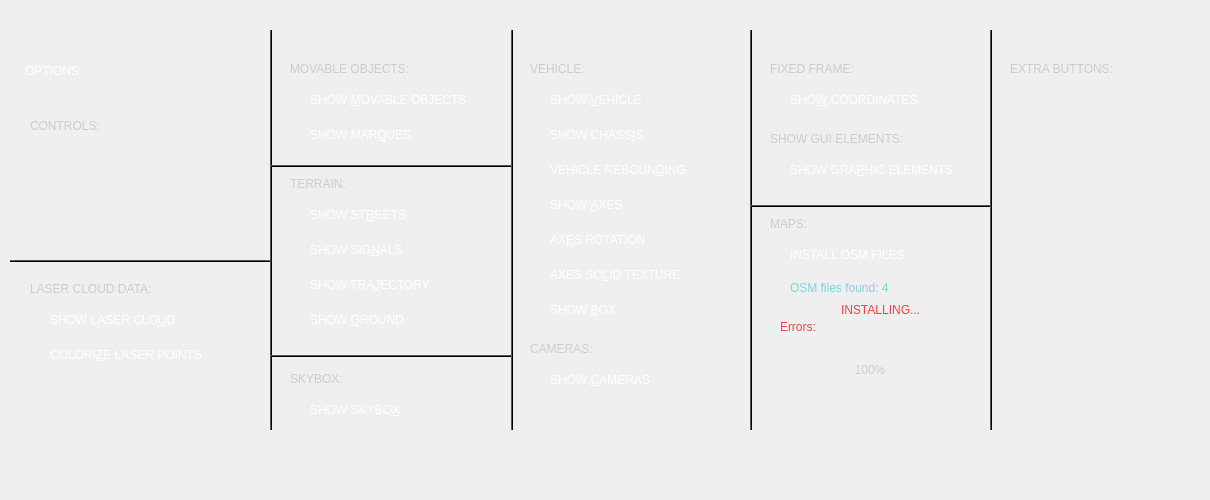
          <widget class="QWidget" name="f_options_contents">
           <property name="geometry">
            <rect>
             <x>0</x>
             <y>0</y>
             <width>1210</width>
             <height>500</height>
            </rect>
           </property>
           <widget class="QFrame" name="cen_opt">
            <property name="geometry">
             <rect>
              <x>0</x>
              <y>30</y>
              <width>1210</width>
              <height>400</height>
             </rect>
            </property>
            <property name="styleSheet">
             <string notr="true">QPushButton{
background:#000 url(:/images/on_off) right top no-repeat;
border-radius:4px;
color:#fff;
padding:0 0 0 10px;
text-align:left;
 }
QPushButton:pressed {
 background:#fff url(:/images/on_off) right top no-repeat;  
 color:#000;
}
QPushButton:click {
 background:#fff url(:/images/on_off) right top no-repeat;  
color:#000;
 }
QPushButton:hover:!pressed {
 background:#8ec1e7 url(:/images/on_off) right top no-repeat; 
color:#000;
 }
QLabel{
color:#CCC;
}</string>
            </property>
            <property name="frameShape">
             <enum>QFrame::NoFrame</enum>
            </property>
            <property name="frameShadow">
             <enum>QFrame::Plain</enum>
            </property>
            <widget class="Line" name="v_line_options">
             <property name="geometry">
              <rect>
               <x>270</x>
               <y>0</y>
               <width>2</width>
               <height>400</height>
              </rect>
             </property>
             <property name="styleSheet">
              <string notr="true">background:#000;
border:1px solid #555;
border-right:0px;
border-top:0px;
border-bottom:0px;</string>
             </property>
             <property name="orientation">
              <enum>Qt::Vertical</enum>
             </property>
            </widget>
            <widget class="QLabel" name="lb_laser">
             <property name="geometry">
              <rect>
               <x>30</x>
               <y>250</y>
               <width>121</width>
               <height>17</height>
              </rect>
             </property>
             <property name="text">
              <string>LASER CLOUD DATA:</string>
             </property>
            </widget>
            <widget class="QLabel" name="lb_title">
             <property name="geometry">
              <rect>
               <x>25</x>
               <y>20</y>
               <width>211</width>
               <height>41</height>
              </rect>
             </property>
             <property name="styleSheet">
              <string notr="true">color:#fff;</string>
             </property>
             <property name="text">
              <string>OPTIONS</string>
             </property>
            </widget>
            <widget class="QLabel" name="lb_movables">
             <property name="geometry">
              <rect>
               <x>290</x>
               <y>30</y>
               <width>121</width>
               <height>17</height>
              </rect>
             </property>
             <property name="text">
              <string>MOVABLE OBJECTS:</string>
             </property>
            </widget>
            <widget class="QPushButton" name="b_movables">
             <property name="geometry">
              <rect>
               <x>300</x>
               <y>55</y>
               <width>180</width>
               <height>30</height>
              </rect>
             </property>
             <property name="cursor">
              <cursorShape>PointingHandCursor</cursorShape>
             </property>
             <property name="focusPolicy">
              <enum>Qt::NoFocus</enum>
             </property>
             <property name="text">
              <string>SHOW &amp;MOVABLE OBJECTS</string>
             </property>
             <property name="shortcut">
              <string>M</string>
             </property>
             <property name="flat">
              <bool>true</bool>
             </property>
            </widget>
            <widget class="Line" name="h_line_options">
             <property name="geometry">
              <rect>
               <x>271</x>
               <y>135</y>
               <width>240</width>
               <height>2</height>
              </rect>
             </property>
             <property name="styleSheet">
              <string notr="true">background:#000;
border:1px solid #555;
border-right:0px;
border-left:0px;
border-bottom:0px;</string>
             </property>
             <property name="orientation">
              <enum>Qt::Horizontal</enum>
             </property>
            </widget>
            <widget class="QLabel" name="lb_maps">
             <property name="geometry">
              <rect>
               <x>290</x>
               <y>145</y>
               <width>121</width>
               <height>17</height>
              </rect>
             </property>
             <property name="text">
              <string>TERRAIN:</string>
             </property>
            </widget>
            <widget class="QPushButton" name="b_streets">
             <property name="geometry">
              <rect>
               <x>300</x>
               <y>170</y>
               <width>180</width>
               <height>30</height>
              </rect>
             </property>
             <property name="cursor">
              <cursorShape>PointingHandCursor</cursorShape>
             </property>
             <property name="focusPolicy">
              <enum>Qt::NoFocus</enum>
             </property>
             <property name="text">
              <string>SHOW ST&amp;REETS</string>
             </property>
             <property name="shortcut">
              <string>R</string>
             </property>
             <property name="flat">
              <bool>true</bool>
             </property>
            </widget>
            <widget class="QPushButton" name="b_signals">
             <property name="geometry">
              <rect>
               <x>300</x>
               <y>205</y>
               <width>180</width>
               <height>30</height>
              </rect>
             </property>
             <property name="cursor">
              <cursorShape>PointingHandCursor</cursorShape>
             </property>
             <property name="focusPolicy">
              <enum>Qt::NoFocus</enum>
             </property>
             <property name="text">
              <string>SHOW SIG&amp;NALS</string>
             </property>
             <property name="shortcut">
              <string>N</string>
             </property>
             <property name="flat">
              <bool>true</bool>
             </property>
            </widget>
            <widget class="QPushButton" name="b_lsc">
             <property name="geometry">
              <rect>
               <x>40</x>
               <y>275</y>
               <width>200</width>
               <height>30</height>
              </rect>
             </property>
             <property name="cursor">
              <cursorShape>PointingHandCursor</cursorShape>
             </property>
             <property name="focusPolicy">
              <enum>Qt::NoFocus</enum>
             </property>
             <property name="text">
              <string>SHOW LASER CLO&amp;UD</string>
             </property>
             <property name="shortcut">
              <string>U</string>
             </property>
             <property name="flat">
              <bool>true</bool>
             </property>
            </widget>
            <widget class="QPushButton" name="b_vehicle">
             <property name="geometry">
              <rect>
               <x>540</x>
               <y>55</y>
               <width>180</width>
               <height>30</height>
              </rect>
             </property>
             <property name="cursor">
              <cursorShape>PointingHandCursor</cursorShape>
             </property>
             <property name="focusPolicy">
              <enum>Qt::NoFocus</enum>
             </property>
             <property name="text">
              <string>SHOW &amp;VEHICLE</string>
             </property>
             <property name="shortcut">
              <string>V</string>
             </property>
             <property name="flat">
              <bool>true</bool>
             </property>
            </widget>
            <widget class="QPushButton" name="b_ls_color">
             <property name="geometry">
              <rect>
               <x>40</x>
               <y>310</y>
               <width>200</width>
               <height>30</height>
              </rect>
             </property>
             <property name="cursor">
              <cursorShape>PointingHandCursor</cursorShape>
             </property>
             <property name="focusPolicy">
              <enum>Qt::NoFocus</enum>
             </property>
             <property name="text">
              <string>COLORI&amp;ZE LASER POINTS</string>
             </property>
             <property name="shortcut">
              <string>Z</string>
             </property>
             <property name="flat">
              <bool>true</bool>
             </property>
            </widget>
            <widget class="QPushButton" name="b_trajectory">
             <property name="geometry">
              <rect>
               <x>300</x>
               <y>240</y>
               <width>180</width>
               <height>30</height>
              </rect>
             </property>
             <property name="cursor">
              <cursorShape>PointingHandCursor</cursorShape>
             </property>
             <property name="focusPolicy">
              <enum>Qt::NoFocus</enum>
             </property>
             <property name="text">
              <string>SHOW TRA&amp;JECTORY</string>
             </property>
             <property name="shortcut">
              <string>J</string>
             </property>
             <property name="flat">
              <bool>true</bool>
             </property>
            </widget>
            <widget class="QPushButton" name="b_ground">
             <property name="geometry">
              <rect>
               <x>300</x>
               <y>275</y>
               <width>180</width>
               <height>30</height>
              </rect>
             </property>
             <property name="cursor">
              <cursorShape>PointingHandCursor</cursorShape>
             </property>
             <property name="focusPolicy">
              <enum>Qt::NoFocus</enum>
             </property>
             <property name="text">
              <string>SHOW &amp;GROUND</string>
             </property>
             <property name="shortcut">
              <string>G</string>
             </property>
             <property name="flat">
              <bool>true</bool>
             </property>
            </widget>
            <widget class="Line" name="h_line_options_2">
             <property name="geometry">
              <rect>
               <x>271</x>
               <y>325</y>
               <width>240</width>
               <height>2</height>
              </rect>
             </property>
             <property name="styleSheet">
              <string notr="true">background:#000;
border:1px solid #555;
border-right:0px;
border-left:0px;
border-bottom:0px;</string>
             </property>
             <property name="orientation">
              <enum>Qt::Horizontal</enum>
             </property>
            </widget>
            <widget class="QLabel" name="lb_skybox">
             <property name="geometry">
              <rect>
               <x>290</x>
               <y>340</y>
               <width>121</width>
               <height>17</height>
              </rect>
             </property>
             <property name="text">
              <string>SKYBOX:</string>
             </property>
            </widget>
            <widget class="QPushButton" name="b_skybox">
             <property name="geometry">
              <rect>
               <x>300</x>
               <y>365</y>
               <width>180</width>
               <height>30</height>
              </rect>
             </property>
             <property name="cursor">
              <cursorShape>PointingHandCursor</cursorShape>
             </property>
             <property name="focusPolicy">
              <enum>Qt::NoFocus</enum>
             </property>
             <property name="text">
              <string>SHOW SKYBO&amp;X</string>
             </property>
             <property name="shortcut">
              <string>X</string>
             </property>
             <property name="flat">
              <bool>true</bool>
             </property>
            </widget>
            <widget class="QLabel" name="lb_vehicle">
             <property name="geometry">
              <rect>
               <x>530</x>
               <y>30</y>
               <width>121</width>
               <height>17</height>
              </rect>
             </property>
             <property name="text">
              <string>VEHICLE:</string>
             </property>
            </widget>
            <widget class="QPushButton" name="b_chassis">
             <property name="geometry">
              <rect>
               <x>540</x>
               <y>90</y>
               <width>180</width>
               <height>30</height>
              </rect>
             </property>
             <property name="cursor">
              <cursorShape>PointingHandCursor</cursorShape>
             </property>
             <property name="focusPolicy">
              <enum>Qt::NoFocus</enum>
             </property>
             <property name="text">
              <string>SHOW CHASS&amp;IS</string>
             </property>
             <property name="shortcut">
              <string>I</string>
             </property>
             <property name="flat">
              <bool>true</bool>
             </property>
            </widget>
            <widget class="QPushButton" name="b_rebound">
             <property name="geometry">
              <rect>
               <x>540</x>
               <y>125</y>
               <width>180</width>
               <height>30</height>
              </rect>
             </property>
             <property name="cursor">
              <cursorShape>PointingHandCursor</cursorShape>
             </property>
             <property name="focusPolicy">
              <enum>Qt::NoFocus</enum>
             </property>
             <property name="text">
              <string>VEHICLE REBOUN&amp;DING</string>
             </property>
             <property name="shortcut">
              <string>D</string>
             </property>
             <property name="flat">
              <bool>true</bool>
             </property>
            </widget>
            <widget class="Line" name="v_line_options_2">
             <property name="geometry">
              <rect>
               <x>511</x>
               <y>0</y>
               <width>2</width>
               <height>400</height>
              </rect>
             </property>
             <property name="styleSheet">
              <string notr="true">background:#000;
border:1px solid #555;
border-right:0px;
border-top:0px;
border-bottom:0px;</string>
             </property>
             <property name="orientation">
              <enum>Qt::Vertical</enum>
             </property>
            </widget>
            <widget class="QPushButton" name="b_texture">
             <property name="geometry">
              <rect>
               <x>540</x>
               <y>230</y>
               <width>180</width>
               <height>30</height>
              </rect>
             </property>
             <property name="cursor">
              <cursorShape>PointingHandCursor</cursorShape>
             </property>
             <property name="focusPolicy">
              <enum>Qt::NoFocus</enum>
             </property>
             <property name="text">
              <string>AXES SO&amp;LID TEXTURE</string>
             </property>
             <property name="shortcut">
              <string>L</string>
             </property>
             <property name="flat">
              <bool>true</bool>
             </property>
            </widget>
            <widget class="QPushButton" name="b_rotation">
             <property name="geometry">
              <rect>
               <x>540</x>
               <y>195</y>
               <width>180</width>
               <height>30</height>
              </rect>
             </property>
             <property name="cursor">
              <cursorShape>PointingHandCursor</cursorShape>
             </property>
             <property name="focusPolicy">
              <enum>Qt::NoFocus</enum>
             </property>
             <property name="text">
              <string>AX&amp;ES ROTATION</string>
             </property>
             <property name="shortcut">
              <string>E</string>
             </property>
             <property name="flat">
              <bool>true</bool>
             </property>
            </widget>
            <widget class="QPushButton" name="b_axes">
             <property name="geometry">
              <rect>
               <x>540</x>
               <y>160</y>
               <width>180</width>
               <height>30</height>
              </rect>
             </property>
             <property name="cursor">
              <cursorShape>PointingHandCursor</cursorShape>
             </property>
             <property name="focusPolicy">
              <enum>Qt::NoFocus</enum>
             </property>
             <property name="text">
              <string>SHOW &amp;AXES</string>
             </property>
             <property name="shortcut">
              <string>A</string>
             </property>
             <property name="flat">
              <bool>true</bool>
             </property>
            </widget>
            <widget class="QPushButton" name="b_box">
             <property name="geometry">
              <rect>
               <x>540</x>
               <y>265</y>
               <width>180</width>
               <height>30</height>
              </rect>
             </property>
             <property name="cursor">
              <cursorShape>PointingHandCursor</cursorShape>
             </property>
             <property name="focusPolicy">
              <enum>Qt::NoFocus</enum>
             </property>
             <property name="text">
              <string>SHOW &amp;BOX</string>
             </property>
             <property name="shortcut">
              <string>B</string>
             </property>
             <property name="flat">
              <bool>true</bool>
             </property>
            </widget>
            <widget class="Line" name="h_line_options_3">
             <property name="geometry">
              <rect>
               <x>10</x>
               <y>230</y>
               <width>260</width>
               <height>2</height>
              </rect>
             </property>
             <property name="styleSheet">
              <string notr="true">background:#000;
border:1px solid #555;
border-right:0px;
border-left:0px;
border-bottom:0px;</string>
             </property>
             <property name="orientation">
              <enum>Qt::Horizontal</enum>
             </property>
            </widget>
            <widget class="QLabel" name="lb_controls">
             <property name="geometry">
              <rect>
               <x>30</x>
               <y>87</y>
               <width>121</width>
               <height>17</height>
              </rect>
             </property>
             <property name="text">
              <string>CONTROLS:</string>
             </property>
            </widget>
            <widget class="Line" name="v_line_options_3">
             <property name="geometry">
              <rect>
               <x>750</x>
               <y>0</y>
               <width>2</width>
               <height>400</height>
              </rect>
             </property>
             <property name="styleSheet">
              <string notr="true">background:#000;
border:1px solid #555;
border-right:0px;
border-top:0px;
border-bottom:0px;</string>
             </property>
             <property name="orientation">
              <enum>Qt::Vertical</enum>
             </property>
            </widget>
            <widget class="QLabel" name="lb_frame">
             <property name="geometry">
              <rect>
               <x>770</x>
               <y>30</y>
               <width>121</width>
               <height>17</height>
              </rect>
             </property>
             <property name="text">
              <string>FIXED FRAME:</string>
             </property>
            </widget>
            <widget class="QPushButton" name="b_frame">
             <property name="geometry">
              <rect>
               <x>780</x>
               <y>55</y>
               <width>180</width>
               <height>30</height>
              </rect>
             </property>
             <property name="cursor">
              <cursorShape>PointingHandCursor</cursorShape>
             </property>
             <property name="focusPolicy">
              <enum>Qt::NoFocus</enum>
             </property>
             <property name="text">
              <string>SHO&amp;W COORDINATES</string>
             </property>
             <property name="shortcut">
              <string>W</string>
             </property>
             <property name="flat">
              <bool>true</bool>
             </property>
            </widget>
            <widget class="Line" name="h_line_options_4">
             <property name="geometry">
              <rect>
               <x>751</x>
               <y>175</y>
               <width>240</width>
               <height>2</height>
              </rect>
             </property>
             <property name="styleSheet">
              <string notr="true">background:#000;
border:1px solid #555;
border-right:0px;
border-left:0px;
border-bottom:0px;</string>
             </property>
             <property name="orientation">
              <enum>Qt::Horizontal</enum>
             </property>
            </widget>
            <widget class="QLabel" name="lb_install">
             <property name="geometry">
              <rect>
               <x>770</x>
               <y>185</y>
               <width>121</width>
               <height>17</height>
              </rect>
             </property>
             <property name="text">
              <string>MAPS:</string>
             </property>
            </widget>
            <widget class="QPushButton" name="b_install">
             <property name="geometry">
              <rect>
               <x>780</x>
               <y>210</y>
               <width>180</width>
               <height>30</height>
              </rect>
             </property>
             <property name="cursor">
              <cursorShape>PointingHandCursor</cursorShape>
             </property>
             <property name="focusPolicy">
              <enum>Qt::NoFocus</enum>
             </property>
             <property name="text">
              <string>INSTALL OSM FILES</string>
             </property>
             <property name="flat">
              <bool>true</bool>
             </property>
            </widget>
            <widget class="QLabel" name="lb_installmaps">
             <property name="geometry">
              <rect>
               <x>790</x>
               <y>250</y>
               <width>180</width>
               <height>15</height>
              </rect>
             </property>
             <property name="styleSheet">
              <string notr="true">color:#78d7e1;</string>
             </property>
             <property name="text">
              <string>OSM files found: 4</string>
             </property>
            </widget>
            <widget class="QLabel" name="lb_installmaps_2">
             <property name="geometry">
              <rect>
               <x>810</x>
               <y>265</y>
               <width>120</width>
               <height>30</height>
              </rect>
             </property>
             <property name="styleSheet">
              <string notr="true">color:#FF4040;
background:url(:/images/i_install) left center no-repeat;
padding-left:28px;</string>
             </property>
             <property name="text">
              <string>INSTALLING...</string>
             </property>
            </widget>
            <widget class="QLabel" name="lb_percentage">
             <property name="geometry">
              <rect>
               <x>820</x>
               <y>290</y>
               <width>100</width>
               <height>100</height>
              </rect>
             </property>
             <property name="text">
              <string>100%</string>
             </property>
             <property name="textFormat">
              <enum>Qt::PlainText</enum>
             </property>
             <property name="alignment">
              <set>Qt::AlignCenter</set>
             </property>
            </widget>
            <widget class="QLabel" name="lb_errors">
             <property name="geometry">
              <rect>
               <x>780</x>
               <y>290</y>
               <width>170</width>
               <height>100</height>
              </rect>
             </property>
             <property name="styleSheet">
              <string notr="true">color:#FF4040;</string>
             </property>
             <property name="text">
              <string>Errors:</string>
             </property>
             <property name="textFormat">
              <enum>Qt::RichText</enum>
             </property>
             <property name="alignment">
              <set>Qt::AlignLeading|Qt::AlignLeft|Qt::AlignTop</set>
             </property>
             <property name="wordWrap">
              <bool>true</bool>
             </property>
            </widget>
            <widget class="QLabel" name="bck_percentage">
             <property name="geometry">
              <rect>
               <x>820</x>
               <y>290</y>
               <width>100</width>
               <height>100</height>
              </rect>
             </property>
             <property name="text">
              <string/>
             </property>
            </widget>
            <widget class="QLabel" name="lb_cameras">
             <property name="geometry">
              <rect>
               <x>530</x>
               <y>310</y>
               <width>121</width>
               <height>17</height>
              </rect>
             </property>
             <property name="text">
              <string>CAMERAS:</string>
             </property>
            </widget>
            <widget class="QPushButton" name="b_cameras">
             <property name="geometry">
              <rect>
               <x>540</x>
               <y>335</y>
               <width>180</width>
               <height>30</height>
              </rect>
             </property>
             <property name="cursor">
              <cursorShape>PointingHandCursor</cursorShape>
             </property>
             <property name="focusPolicy">
              <enum>Qt::NoFocus</enum>
             </property>
             <property name="text">
              <string>SHOW &amp;CAMERAS</string>
             </property>
             <property name="shortcut">
              <string>C</string>
             </property>
             <property name="flat">
              <bool>true</bool>
             </property>
            </widget>
            <widget class="QPushButton" name="b_gui">
             <property name="geometry">
              <rect>
               <x>780</x>
               <y>125</y>
               <width>180</width>
               <height>30</height>
              </rect>
             </property>
             <property name="cursor">
              <cursorShape>PointingHandCursor</cursorShape>
             </property>
             <property name="focusPolicy">
              <enum>Qt::NoFocus</enum>
             </property>
             <property name="text">
              <string>SHOW GRA&amp;PHIC ELEMENTS</string>
             </property>
             <property name="shortcut">
              <string>P</string>
             </property>
             <property name="flat">
              <bool>true</bool>
             </property>
            </widget>
            <widget class="QLabel" name="lb_gui">
             <property name="geometry">
              <rect>
               <x>770</x>
               <y>100</y>
               <width>150</width>
               <height>17</height>
              </rect>
             </property>
             <property name="text">
              <string>SHOW GUI ELEMENTS:</string>
             </property>
            </widget>
            <widget class="QLabel" name="bck_icon">
             <property name="geometry">
              <rect>
               <x>810</x>
               <y>265</y>
               <width>24</width>
               <height>30</height>
              </rect>
             </property>
             <property name="text">
              <string/>
             </property>
            </widget>
            <widget class="Line" name="v_line_options_4">
             <property name="geometry">
              <rect>
               <x>990</x>
               <y>0</y>
               <width>2</width>
               <height>400</height>
              </rect>
             </property>
             <property name="styleSheet">
              <string notr="true">background:#000;
border:1px solid #555;
border-right:0px;
border-top:0px;
border-bottom:0px;</string>
             </property>
             <property name="orientation">
              <enum>Qt::Vertical</enum>
             </property>
            </widget>
            <widget class="QLabel" name="lb_laser_2">
             <property name="geometry">
              <rect>
               <x>1010</x>
               <y>30</y>
               <width>121</width>
               <height>17</height>
              </rect>
             </property>
             <property name="text">
              <string>EXTRA BUTTONS:</string>
             </property>
            </widget>
            <widget class="QPushButton" name="b_tags">
             <property name="geometry">
              <rect>
               <x>300</x>
               <y>90</y>
               <width>180</width>
               <height>30</height>
              </rect>
             </property>
             <property name="cursor">
              <cursorShape>PointingHandCursor</cursorShape>
             </property>
             <property name="focusPolicy">
              <enum>Qt::NoFocus</enum>
             </property>
             <property name="text">
              <string>SHOW MAR&amp;QUES</string>
             </property>
             <property name="shortcut">
              <string>Q</string>
             </property>
             <property name="flat">
              <bool>true</bool>
             </property>
            </widget>
            <zorder>bck_percentage</zorder>
            <zorder>v_line_options</zorder>
            <zorder>lb_laser</zorder>
            <zorder>lb_title</zorder>
            <zorder>lb_movables</zorder>
            <zorder>b_movables</zorder>
            <zorder>h_line_options</zorder>
            <zorder>lb_maps</zorder>
            <zorder>b_streets</zorder>
            <zorder>b_signals</zorder>
            <zorder>b_lsc</zorder>
            <zorder>b_vehicle</zorder>
            <zorder>b_ls_color</zorder>
            <zorder>b_trajectory</zorder>
            <zorder>b_ground</zorder>
            <zorder>h_line_options_2</zorder>
            <zorder>lb_skybox</zorder>
            <zorder>b_skybox</zorder>
            <zorder>lb_vehicle</zorder>
            <zorder>b_chassis</zorder>
            <zorder>b_rebound</zorder>
            <zorder>v_line_options_2</zorder>
            <zorder>b_texture</zorder>
            <zorder>b_rotation</zorder>
            <zorder>b_axes</zorder>
            <zorder>b_box</zorder>
            <zorder>h_line_options_3</zorder>
            <zorder>lb_controls</zorder>
            <zorder>v_line_options_3</zorder>
            <zorder>lb_frame</zorder>
            <zorder>b_frame</zorder>
            <zorder>h_line_options_4</zorder>
            <zorder>lb_install</zorder>
            <zorder>b_install</zorder>
            <zorder>lb_installmaps</zorder>
            <zorder>lb_installmaps_2</zorder>
            <zorder>lb_percentage</zorder>
            <zorder>lb_errors</zorder>
            <zorder>lb_cameras</zorder>
            <zorder>b_cameras</zorder>
            <zorder>b_gui</zorder>
            <zorder>lb_gui</zorder>
            <zorder>bck_icon</zorder>
            <zorder>v_line_options_4</zorder>
            <zorder>lb_laser_2</zorder>
            <zorder>b_tags</zorder>
           </widget>
          </widget>
